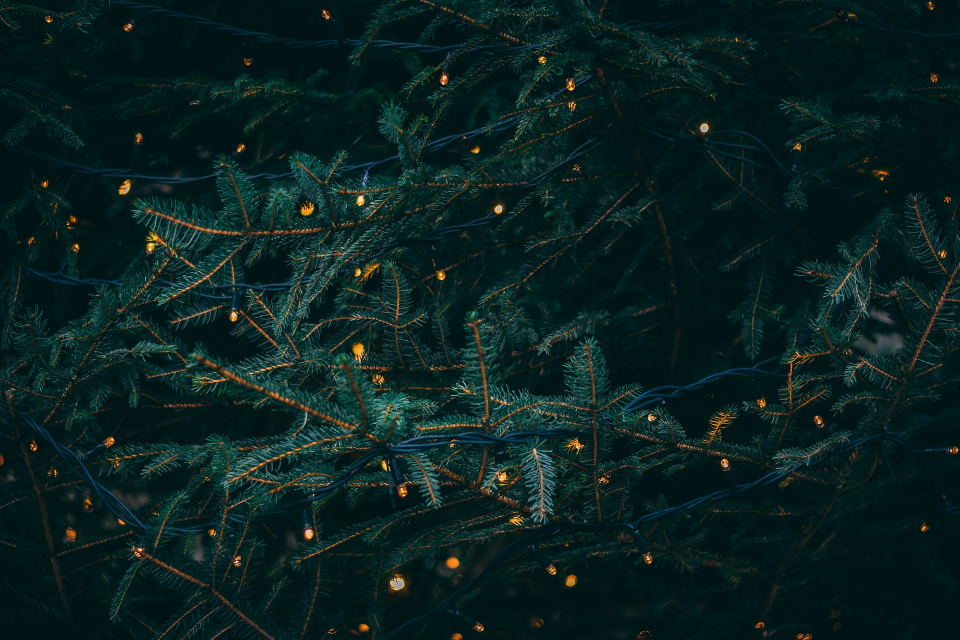
#> input picture resources/img/bg_christmas1.jpg, 1920 x 1280 px (shown at 1/2 size)
$ python rrprint.py ../resources/img/bg_christmas1.jpg
#> lines starting #> are read from the running program, lines starting #| are printed output that depends on the picture
import sys
import os
import os.path
import yaml
from PIL import Image
import subprocess
import uuid

def load_printers_config(config_file):
    """Load the printers.yml file."""
    with open(config_file, 'r') as file:
        return yaml.safe_load(file)['printers']

def is_jpeg(filename):
    """Check if the file is a JPEG format."""
#> in main, image is the input picture: PIL image 1920x1280 RGB; mean R, G, B 10.1, 33.4, 31.9
    return filename.lower().endswith(('.jpg', '.jpeg'))

def apply_transformations(image, scale, xshift, yshift):
    """Apply scale and shifts to the image, ensuring final output matches the original size."""
#> called with scale = 0.96, xshift = 0.065, yshift = 0.017
    original_size = (image.width, image.height)
#> original_size = (1920, 1280)

    # Scale the image
    new_size = (int(original_size[0] * scale), int(original_size[1] * scale))
#> new_size = (1843, 1228)
    scaled_image = image.resize(new_size, Image.LANCZOS)

    # Create a new image with the original size and white background
    output_image = Image.new("RGB", original_size, (255, 255, 255))
#> output_image: PIL image 1920x1280 RGB; every value is 255

    # Calculate shifts in pixels relative to the original size
    xshift_px = int(xshift * original_size[0])
#> xshift_px = 124
    yshift_px = int(yshift * original_size[1])
#> yshift_px = 21

    # Calculate position to paste the scaled image, ensuring it stays within bounds
    paste_x = max(0, min(original_size[0] - new_size[0], xshift_px))
#> paste_x = 77
    paste_y = max(0, min(original_size[1] - new_size[1], yshift_px))
#> paste_y = 21

    # Paste the scaled image onto the white background
    output_image.paste(scaled_image, (paste_x, paste_y))
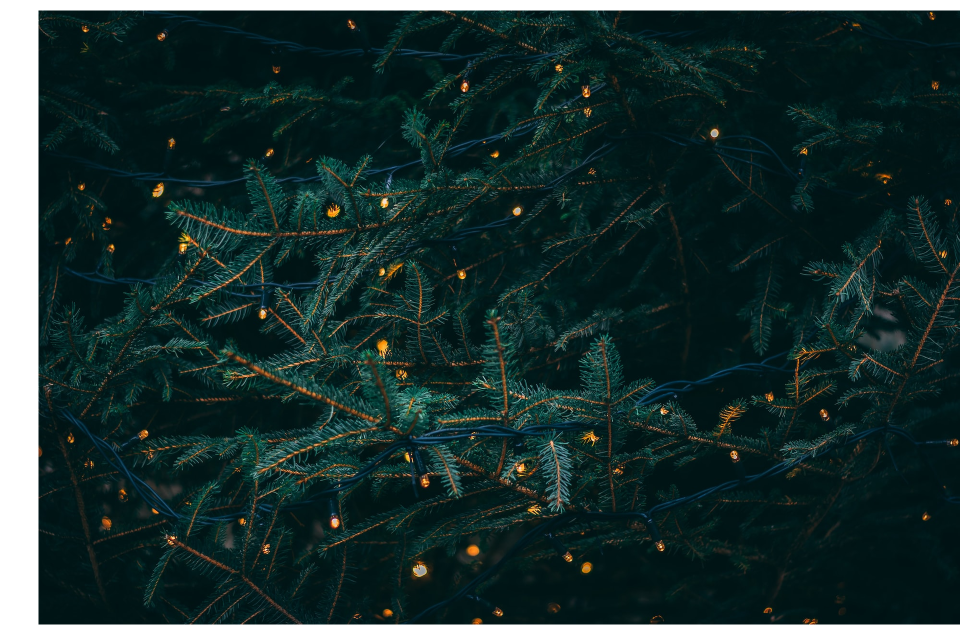
#> output_image: PIL image 1920x1280 RGB (shown at 1/2 size); mean R, G, B 29.6, 50.9, 49.6

    return output_image

def get_next_job_id(log_file):
    """Determine the next job ID based on the log file."""
    if not os.path.exists(log_file):
        return 1
    with open(log_file, 'r') as log:
        lines = log.readlines()
        if not lines:
            return 1
        last_line = lines[-1]
        last_job_id = int(last_line.split(',')[0].strip())
        return last_job_id + 1

def append_to_log(log_file, job_id, input_file, printer_name):
    """Append a new entry to the log file in CSV format."""
    with open(log_file, 'a') as log:
        log.write(f"{job_id},{input_file},{printer_name}\n")

def main():
    # Load printer configurations
    script_dir = os.path.dirname(os.path.abspath(__file__))
    config_file = os.path.join(script_dir, 'printers.yml')
    printers = load_printers_config(config_file)

    # Define the log file
    log_file = '/tmp/rrprint.log'

    # Read filename from command line
    if len(sys.argv) < 2:
        print("Usage: python rrprint.py <filename>")
        sys.exit(1)

    input_file = sys.argv[1]
    if not os.path.isfile(input_file):
        print(f"Error: File '{input_file}' not found.")
        sys.exit(1)

    if not is_jpeg(input_file):
        print("Error: Input file is not a JPEG.")
        sys.exit(1)

    print("Processing file:", input_file)

    # Determine the next job ID
    job_id = get_next_job_id(log_file)

    # Select the printer based on job_id % 2
    selected_printer = printers[job_id % len(printers)]
    printer_name = selected_printer['name']
    scale = selected_printer['scale']
    xshift = selected_printer['xshift']
    yshift = selected_printer['yshift']

    print(f"Selected Printer: {printer_name} (Job ID: {job_id})")

    # Load the image
    image = Image.open(input_file)

    # Apply transformations
    transformed_image = apply_transformations(image, scale, xshift, yshift)

    # Save the transformed image to /tmp with a random UUID prefix
    random_prefix = uuid.uuid4().hex
    output_file = f"/tmp/{random_prefix}_{os.path.basename(input_file)}"
    transformed_image.save(output_file)
    print(f"Transformed image saved to: {output_file}")

    # Log the print job details
    append_to_log(log_file, job_id, input_file, printer_name)
    print(f"Log entry appended to {log_file}")

    # Submit print job using lpr
    try:
        subprocess.run(["lpr", "-P", printer_name, output_file], check=True)
#> (this line was passed over: subprocess is not available in this run)
        print(f"Successfully sent {output_file} to printer {printer_name}.")
    except subprocess.CalledProcessError as e:
        print(f"Failed to print {output_file}. Error: {e}")

if __name__ == "__main__":
    main()
